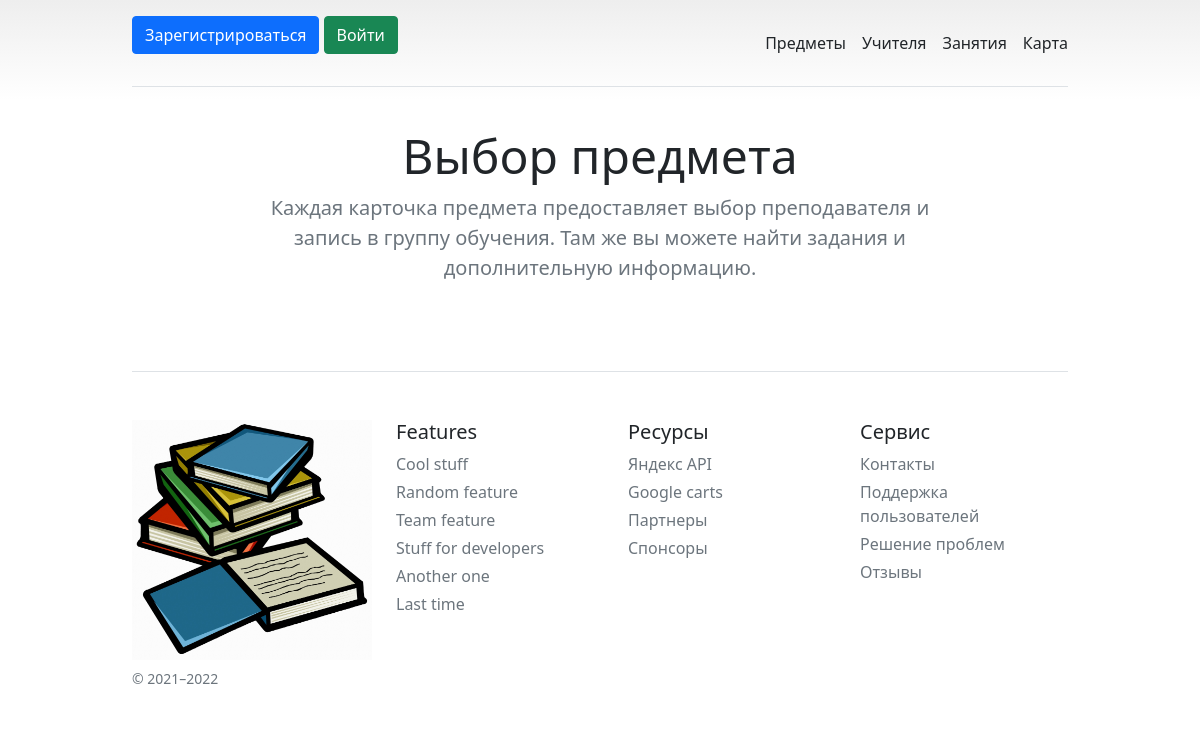
Before: / with the older database file.
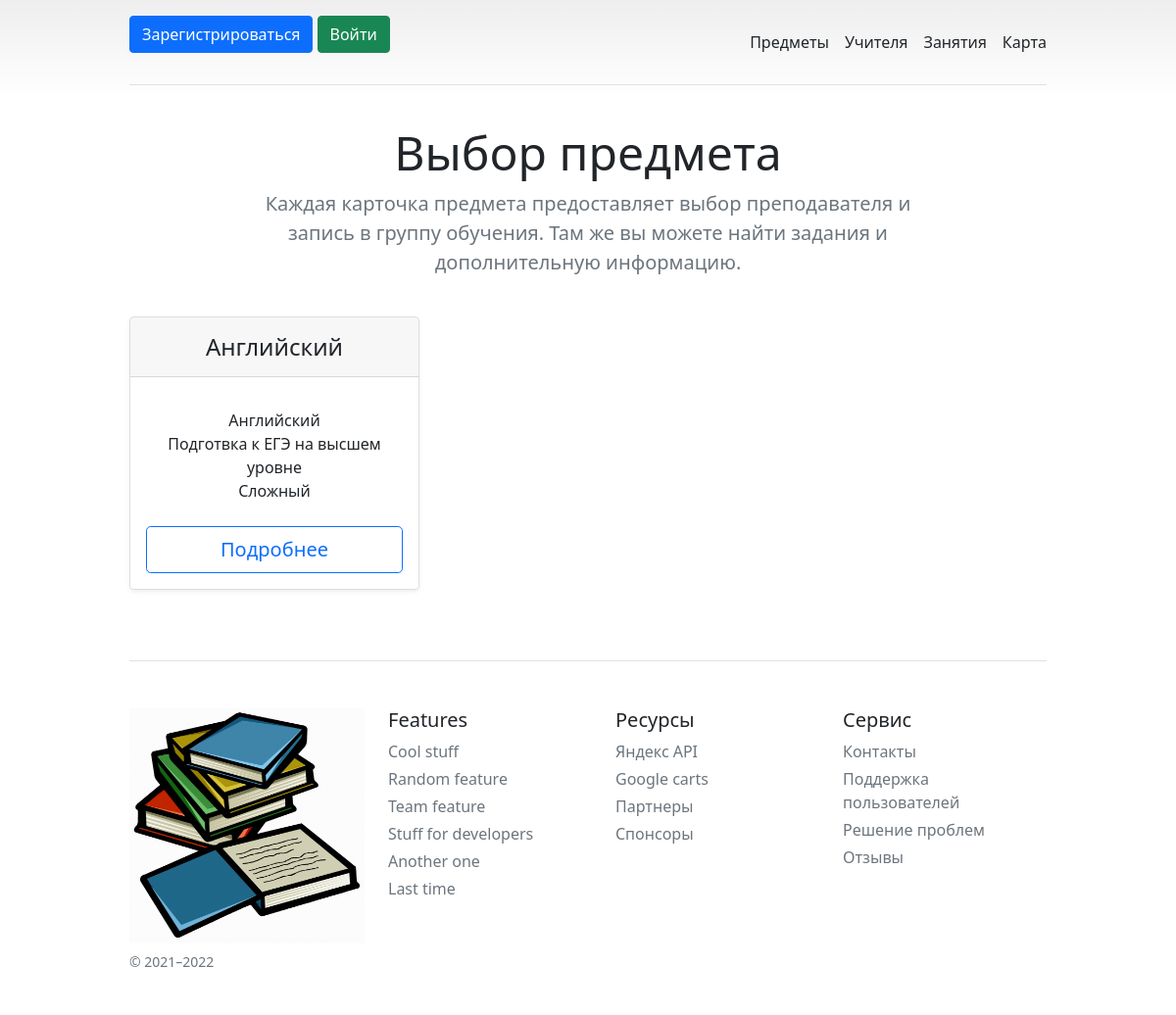
After: the same page with the newer database file.
### data/subjects.py (models this page shows)
class Subject(SqlAlchemyBase):
    __tablename__ = 'subject'
    id = sqlalchemy.Column(sqlalchemy.Integer,
                           primary_key=True, autoincrement=True)
    name = sqlalchemy.Column(sqlalchemy.String, nullable=False)
    about = sqlalchemy.Column(sqlalchemy.String, nullable=True)
    is_hard = sqlalchemy.Column(sqlalchemy.Boolean, default=False)
    user_id = sqlalchemy.Column(sqlalchemy.Integer,
                                sqlalchemy.ForeignKey("users.id"))
    user = orm.relation('User')
    lesson = orm.relation('Lesson', back_populates='subject')

### main.py (the view)
@app.route("/")
def index():
    db_sess = db_session.create_session()
    if current_user.is_authenticated:
        subjects = db_sess.query(Subject).filter(Subject.user_id == current_user.id).all()
    else:
        subjects = db_sess.query(Subject)
    return render_template("index2.html", subject=subjects)

### data/db_session.py (called while the page is built)
def create_session() -> Session:
    global __factory
    return __factory()

### templates/index2.html (shortened to what this page needs)
<!doctype html>
<html lang="en">
<head>
    <link href="https://cdn.jsdelivr.net/npm/bootstrap@5.1.3/dist/css/bootstrap.min.css" rel="stylesheet"
>
    <link href="pricing.css" rel="stylesheet">
</head>
<body>
<div class="container py-3">
    <header>
        <div class="d-flex flex-column flex-md-row align-items-center pb-3 mb-4 border-bottom">
            {% if current_user.is_authenticated %}
            <a href="/logout" class="d-flex align-items-center text-dark text-decoration-none">
                <svg xmlns="http://www.w3.org/2000/svg" width="40" height="32" class="me-2" viewBox="0 0 118 94"
                     role="img"><title>Bootstrap</title>
                    <path fill-rule="evenodd" clip-rule="evenodd"
                          d="M24.509 0c-6.733 0-11.715 5.893-11.492 12.284.214 6.14-.064 14.092-2.066 20.577C8.943 39.365 5.547 43.485 0 44.014v5.972c5.547.529 8.943 4.649 10.951 11.153 2.002 6.485 2.28 14.437 2.066 20.577C12.794 88.106 17.776 94 24.51 94H93.5c6.733 0 11.714-5.893 11.491-12.284-.214-6.14.064-14.092 2.066-20.577 2.009-6.504 5.396-10.624 10.943-11.153v-5.972c-5.547-.529-8.934-4.649-10.943-11.153-2.002-6.484-2.28-14.437-2.066-20.577C105.214 5.894 100.233 0 93.5 0H24.508zM80 57.863C80 66.663 73.436 72 62.543 72H44a2 2 0 01-2-2V24a2 2 0 012-2h18.437c9.083 0 15.044 4.92 15.044 12.474 0 5.302-4.01 10.049-9.119 10.88v.277C75.317 46.394 80 51.21 80 57.863zM60.521 28.34H49.948v14.934h8.905c6.884 0 10.68-2.772 10.68-7.727 0-4.643-3.264-7.207-9.012-7.207zM49.948 49.2v16.458H60.91c7.167 0 10.964-2.876 10.964-8.281 0-5.406-3.903-8.178-11.425-8.178H49.948z"
                          fill="currentColor"></path>
                </svg>
                <span class="fs-4">{{ current_user.name }}</span>
            </a>
            {% else %}
            <p>
                <a class="btn btn-primary " href="/register">Зарегистрироваться</a>
                <a class="btn btn-success" href="/login">Войти</a>
            </p>
            {% endif %}
            <nav class="d-inline-flex mt-2 mt-md-0 ms-md-auto">
                <a class="me-3 py-2 text-dark text-decoration-none" href="#">Предметы</a>
                <a class="me-3 py-2 text-dark text-decoration-none" href="#">Учителя</a>
                <a class="me-3 py-2 text-dark text-decoration-none" href="#">Занятия</a>
                <a class="py-2 text-dark text-decoration-none" href="#">Карта</a>
            </nav>
        </div>
        <div class="pricing-header p-3 pb-md-4 mx-auto text-center">
            <h1 class="display-5 fw-normal">Выбор предмета</h1>
            <p class="fs-5 text-muted">Каждая карточка предмета предоставляет выбор преподавателя и запись в группу
                обучения. Там же вы можете найти задания и дополнительную информацию.</p>
        </div>
    </header>
    <main>
        <div class="row row-cols-1 row-cols-md-3 mb-3 text-center">
            {% for item in subject%}
            <div class="col">
                <div class="card mb-4 rounded-3 shadow-sm">
                    <div class="card-header py-3">
                        <h4 class="my-0 fw-normal">{{item.name}}</h4>
                    </div>
                    <div class="card-body">
                        <ul class="list-unstyled mt-3 mb-4">
                            <li>{{item["name"]}}</li>
                            <li>{{item["about"]}}</li>
                            {% if item["is_hard"] %}
                            <li>Сложный</li>
                            {% else %}
                            <li>Легкий</li>
                            {% endif %}
                        </ul>
                        <a href="lesson/{{item.id}}">
                            <button type="button" class="w-100 btn btn-lg btn-outline-primary">
                                Подробнее
                            </button>
                        </a>
                    </div>
                </div>
            </div>
            {%endfor%}
        </div>
    </main>
    <footer class="pt-4 my-md-5 pt-md-5 border-top">
        <div class="row">
            <div class="col-12 col-md">
                <img class="mb-2" src="/static/img/imp.png" alt="" width="240" height="240">
                <small class="d-block mb-3 text-muted">&copy; 2021–2022</small>
            </div>
            <div class="col-6 col-md">
                <h5>Features</h5>
                <ul class="list-unstyled text-small">
                    <li class="mb-1"><a class="link-secondary text-decoration-none" href="#">Cool stuff</a></li>
                    <li class="mb-1"><a class="link-secondary text-decoration-none" href="#">Random feature</a></li>
                    <li class="mb-1"><a class="link-secondary text-decoration-none" href="#">Team feature</a></li>
                    <li class="mb-1"><a class="link-secondary text-decoration-none" href="#">Stuff for developers</a>
                    </li>
                    <li class="mb-1"><a class="link-secondary text-decoration-none" href="#">Another one</a></li>
                    <li class="mb-1"><a class="link-secondary text-decoration-none" href="#">Last time</a></li>
                </ul>
            </div>
            <div class="col-6 col-md">
                <h5>Ресурсы</h5>
                <ul class="list-unstyled text-small">
                    <li class="mb-1"><a class="link-secondary text-decoration-none" href="#">Яндекс API</a></li>
                    <li class="mb-1"><a class="link-secondary text-decoration-none" href="#">Google carts</a></li>
                    <li class="mb-1"><a class="link-secondary text-decoration-none" href="#">Партнеры</a></li>
                    <li class="mb-1"><a class="link-secondary text-decoration-none" href="#">Спонсоры</a></li>
                </ul>
            </div>
            <div class="col-6 col-md">
                <h5>Сервис</h5>
                <ul class="list-unstyled text-small">
                    <li class="mb-1"><a class="link-secondary text-decoration-none" href="#">Контакты</a></li>
                    <li class="mb-1"><a class="link-secondary text-decoration-none" href="#">Поддержка пользователей</a>
                    </li>
                    <li class="mb-1"><a class="link-secondary text-decoration-none" href="#">Решение проблем</a></li>
                    <li class="mb-1"><a class="link-secondary text-decoration-none" href="#">Отзывы</a></li>
                </ul>
            </div>
        </div>
    </footer>
</div>
</body>
</html>

### templates/pricing.css (style rules this page uses)
body { background-image: linear-gradient(180deg, #eee, #fff 100px, #fff); }
.container { max-width: 960px; }
.pricing-header { max-width: 700px; }

Changed rows visible on the page:
added Subject: name "Английский", about "Подготвка к ЕГЭ на высшем уровне", is_hard "Сложный"
